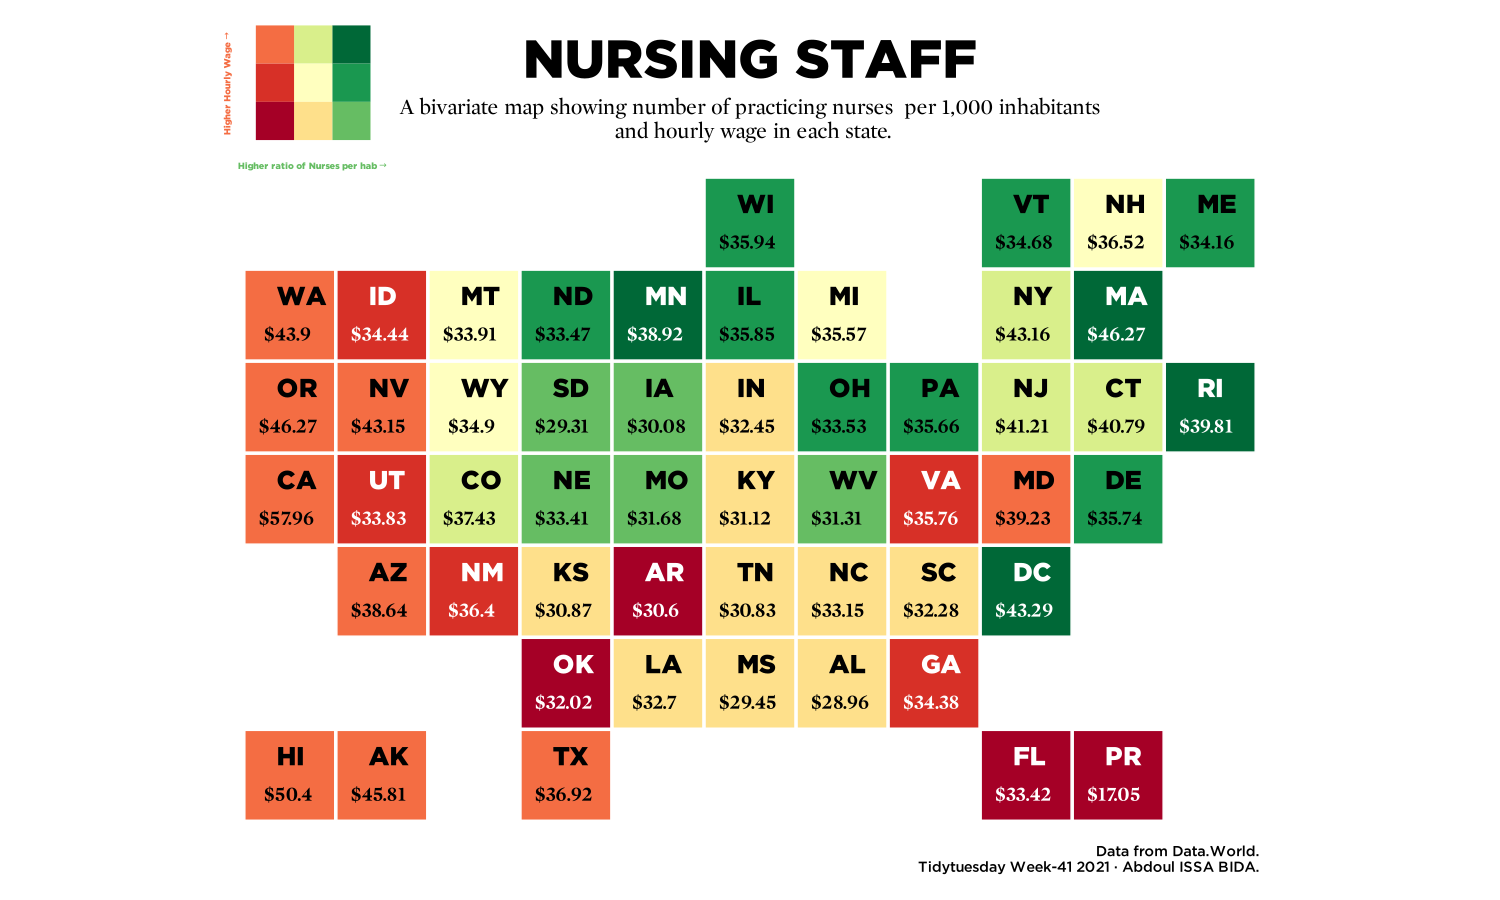

The R source for this figure:
# Load libraries ----------------------------------------------------------
library(tidyverse)
library(geofacet)
library(ggtext)
library(biscale)
library(cowplot) 
# Data Reading and Wrangling ----------------------------------------------
nurses <- read_csv('https://raw.githubusercontent.com/rfordatascience/tidytuesday/master/data/2021/2021-10-05/nurses.csv')
states <- read_csv("https://raw.githubusercontent.com/jasonong/List-of-US-States/master/states.csv") %>% 
  tibble::add_row(State = "Puerto Rico", Abbreviation = "PR")

# Data for states abbr
states_populations <- read_csv("2021_w41/states_populations.csv") %>% 
  select(State, Pop)

# Add Puerto-Rico
us_state_grid1_with_pr <- us_state_grid1 %>% 
  add_row(row = 7, col = 10, code = "PR", name = "Puerto Rico")


nurses_2020 <- nurses %>% 
  filter(Year == 2020) %>% 
  select(State, Total_nurses = `Total Employed RN`, hourly_wage = `Hourly Wage Avg`) %>% 
  left_join(states_populations, by = "State") %>%
  drop_na() %>% 
  mutate(nurse_pop_ration = (Total_nurses/ Pop)* 1000) %>% 
  # Join States for the abbreviations
  left_join(states) %>% 
  bi_class( x = nurse_pop_ration, y = hourly_wage, style = "quantile", dim = 3)

# Graphic -----------------------------------------------------------------
# Palette
custom_pal <- bi_pal_manual(val_1_1 = "#A50026", val_1_2 = "#D73027", val_1_3 = "#F46D43",
                            val_2_1 = "#FEE08B", val_2_2 = "#FFFFBF",val_2_3 = "#D9EF8B",
                            val_3_1 = "#66BD63", val_3_2 = "#1A9850",val_3_3 = "#006837")


(legend <- bi_legend(pal = custom_pal,
                    dim = 3,
                    xlab = "Higher ratio of Nurses per hab",
                    ylab = "Higher Hourly Wage",
                    size = 8) + 
  bi_theme(base_family = "Gotham Black") + 
  theme(
        rect = element_rect(fill = "grey10"),
        panel.border = element_blank(),
        axis.ticks = element_blank(),
        axis.text = element_blank(),
        axis.title.x = element_text(size = 6.5,
                                    color = "#66BD63"),
        axis.title.y = element_text(size = 6.5,
                                    color = "#F46D43"))
)

# Facet Grid
(map <- nurses_2020 %>% 
  ggplot() + 
  geom_rect(aes(fill = bi_class), xmin = -1, ymin = -1, xmax = 1, ymax = 1, color = "white") + 
  geom_richtext(aes(label = glue::glue("<span style='font-size: 25px;font-family: \"Gotham Black\";'>{Abbreviation}</span><br><br><span style='font-size: 20px; font-family:\"Mercury Display\";'>${hourly_wage}</span>"),color = ifelse(str_detect(bi_class,"1-1|1-2|3-3"), "white","black")),
                hjust = 0.5,
                size = 3,
                x = 0, y = 0.05,
                fontface = "bold",
                fill = NA, label.colour = NA, show.legend = F) + 
  coord_fixed(xlim =c(-1,1), ylim = c(-1,1)) + 
    scale_color_identity() + 
  bi_scale_fill(pal=custom_pal, dim =3, guide = "none") + 
  facet_geo(vars(State), grid = us_state_grid1_with_pr) + 
  labs(
    title = str_to_upper("nursing staff"),
    subtitle = "A bivariate map showing number of practicing nurses  per 1,000 inhabitants\n and hourly wage in each state.",
    caption = "Data from Data.World \n Tidytuesday Week-41 2021 · Abdoul ISSA BIDA."
  ) + 
  theme_minimal() + 
  theme(
    panel.spacing = unit(-5,"points"),
    strip.text = element_blank(),
    plot.title = element_text(size = rel(3.5),hjust = .5, margin = margin(t = 10, b = 15), family = "Gotham Black",  face = "bold"),
    plot.subtitle = element_text(size = rel(1.45),hjust = .5, margin = margin(b = 25), family = "Mercury Display"),
    plot.caption = element_text(color = "black", size = rel(.95), family = "Gotham Medium", margin = margin(t = 15, b = 10, r = 10), hjust = 1),
    plot.margin = margin(t = 20, r = 10, b =10, l = 10), 
    plot.background = element_rect(fill = "white", color = NA)
  )
)

(finalPlot <- ggdraw() +
  draw_plot(map, 0, 0, 1, 1) +
  draw_plot(legend, 0.1, 0.8, 0.2, 0.2)
)

# Saving ------------------------------------------------------------------
path <-  here::here("2021_w41/tidytuesday_2021_w41")
ggsave(glue::glue("{path}.pdf"), width = 15, height = 9, device = cairo_pdf)

pdftools::pdf_convert(pdf = glue::glue("{path}.pdf"), 
                      filenames = glue::glue("{path}.png"),
                      format = "png", dpi = 640)
